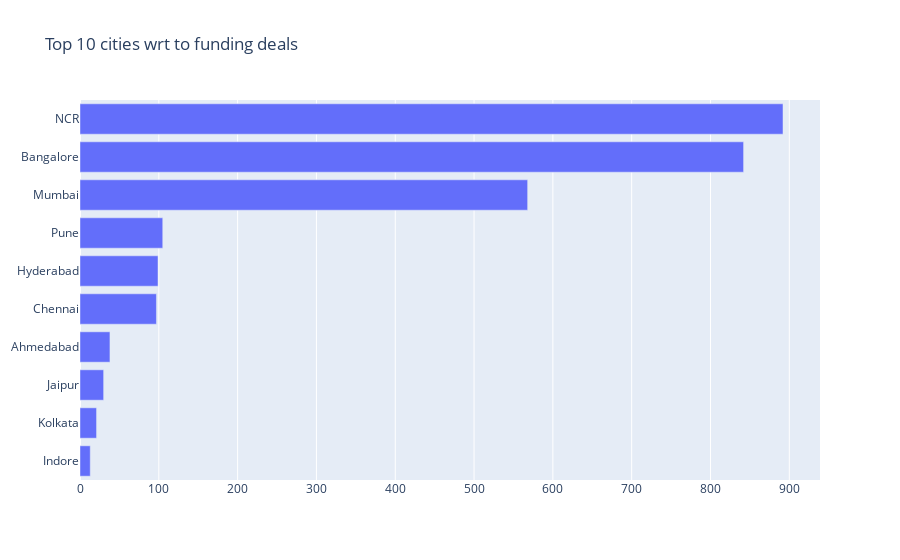

The notebook cell this image was saved under:
### Code cell
fig = go.Figure(data = go.Bar(y= top10_cities.index[::-1],
                              x= top10_cities.values[::-1],
                              orientation = 'h'),
               layout_title_text='Top 10 cities wrt to funding deals')
fig.show()

### Figure 1 — Plotly figure (JSON) as saved in the notebook; plotly's stock layout.template omitted (floating-point values rounded to 4 significant figures)
{"data": [{"orientation": "h", "type": "bar", "x": [13, 21, 30, 38, 97, 99, 105, 568, 842, 892], "y": ["Indore", "Kolkata", "Jaipur", "Ahmedabad", "Chennai", "Hyderabad", "Pune", "Mumbai", "Bangalore", "NCR"]}], "layout": {"autosize": true, "title": {"text": "Top 10 cities wrt to funding deals"}, "xaxis": {"autorange": true, "range": [0, 938.9], "type": "linear"}, "yaxis": {"autorange": true, "range": [-0.5, 9.5], "type": "category"}}}
